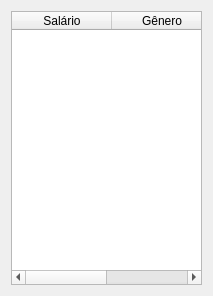
<?xml version="1.0" encoding="UTF-8"?>
<ui version="4.0">
 <class>Dialog</class>
 <widget class="QDialog" name="Dialog">
  <property name="geometry">
   <rect>
    <x>0</x>
    <y>0</y>
    <width>213</width>
    <height>296</height>
   </rect>
  </property>
  <property name="windowTitle">
   <string>Dialog</string>
  </property>
  <layout class="QVBoxLayout" name="verticalLayout">
   <item>
    <widget class="QTableWidget" name="tableWidget">
     <column>
      <property name="text">
       <string>Salário</string>
      </property>
     </column>
     <column>
      <property name="text">
       <string>Gênero</string>
      </property>
     </column>
    </widget>
   </item>
  </layout>
 </widget>
 <resources/>
 <connections/>
</ui>
